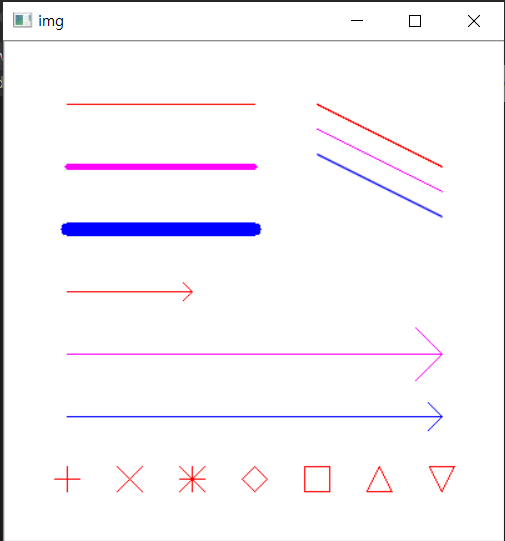
//> input picture drawing/line.png, 505 x 541 px
$ ./threshold1 ../drawing/line.png   (built with g++ and OpenCV 4)
//> lines starting //> are read from the running program, lines starting //| are printed output that depends on the picture; after the words box and inside, x2 and y2 are one past the last pixel; in counts of white or black regions, pixels touching at a corner belong together
#include "opencv2/opencv.hpp"
#include <iostream>

using namespace std;
using namespace cv;

void on_threshold(int pos, void* userdata);

int main(int argc, char* argv[]) {
	Mat src;

	if (argc < 2)
		src = imread("neutrophils.png", IMREAD_GRAYSCALE);
	else
		src = imread(argv[1], IMREAD_GRAYSCALE);
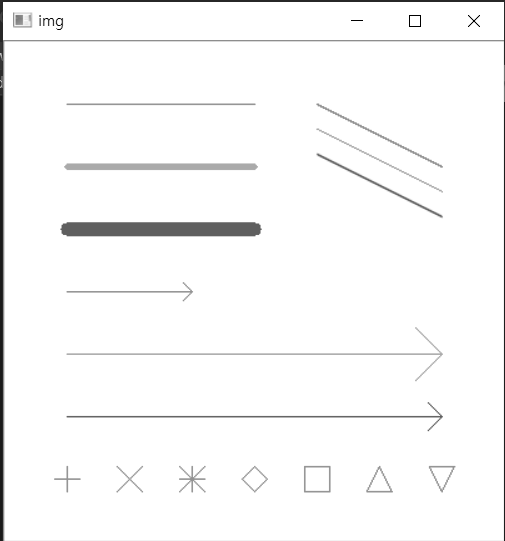
//> src: 541 rows x 505 cols, CV_8UC1; min 0, max 255, mean 248.2

	if (src.empty()) {
		cerr << "Image load failed!" << endl;
		return -1;
	}

	imshow("src", src);

	namedWindow("dst");
	createTrackbar("Threshold", "dst", 0, 255, on_threshold, (void*)&src);
	setTrackbarPos("Threshold", "dst", 128);

	waitKey();
	return 0;
}

void on_threshold(int pos, void* userdata) {
//> called with pos = 128
	Mat src = *(Mat*)userdata;

	Mat dst;
	threshold(src, dst, pos, 255, THRESH_BINARY);

	imshow("dst", dst);
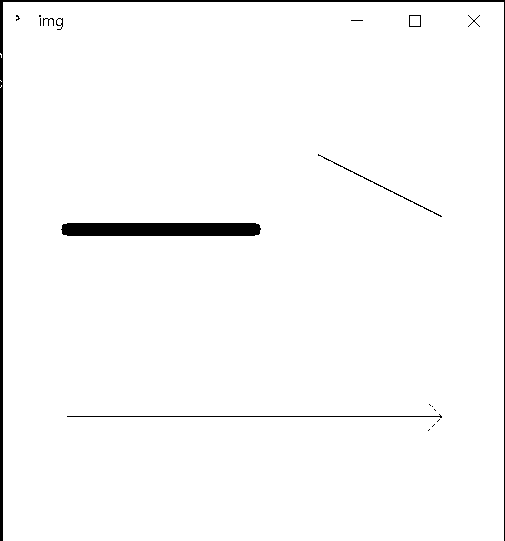
//> window 'dst': 541 rows x 505 cols, CV_8UC1; 97.6% white; 18 black regions (10 under 20 px), largest, box (x1, y1, x2, y2) and area: (0, 0, 505, 541) 3155, (61, 223, 261, 236) 2554, (67, 414, 442, 418) 379
}
